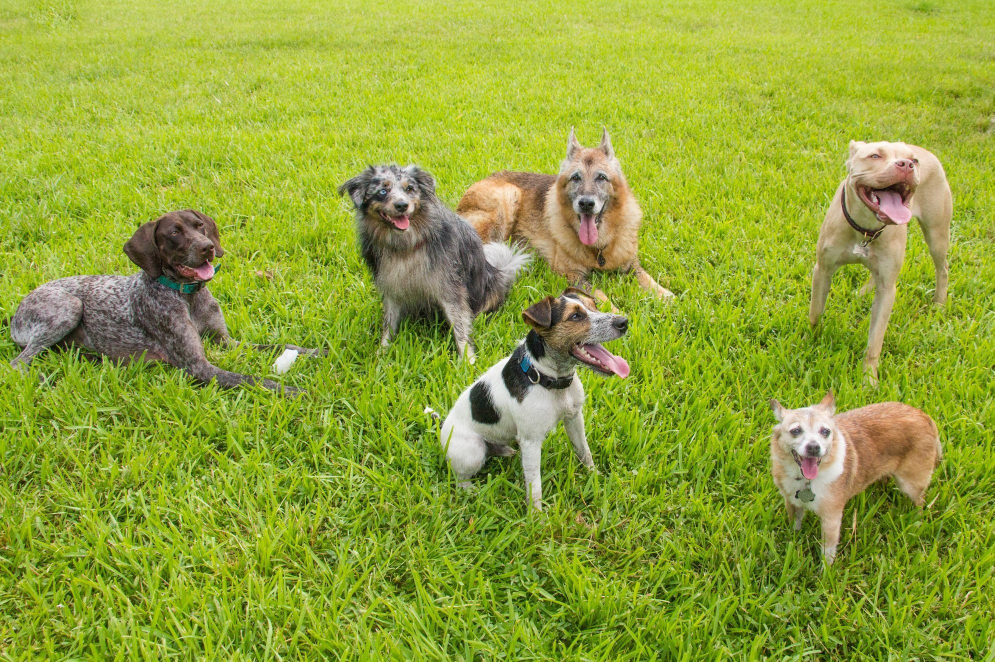
#> input picture images/dogs.jpg, 1989 x 1324 px (shown at 1/2 size)
$ jupyter execute ta3.ipynb
#> lines starting #> are read from the running program, lines starting #| are printed output that depends on the picture; after the words box and inside, x2 and y2 are one past the last pixel; in counts of white or black regions, pixels touching at a corner belong together
# TA3 - Identificação de objetos na imagem com Backprojection

### O uso do Backprojection para a identificação de objetos na cena pode ser útil dependendo do contexto da imagem. Quando as cores no objeto buscado ou no background são uniformes, além de ambos possuírem clara distinção de cores, é possível identificá-lo. Há duas formas de fazer isso:
* Selecionar uma região do background  como target e usar o resultado do Backprojection como uma máscara invertida.
* Selecionar a região de interesse e usar o resultado como uma máscara.

## 1. Importação de bibliotecas e imagens

[cell 1]
import cv2 as cv
import numpy as np
from matplotlib import pyplot as plt
import glob

[cell 2]
# Imagem dos catioros
dogs = cv.imread('./images/dogs.jpg')
#> dogs is the input picture: shape (1324, 1989, 3); mean B, G, R 55.3, 162.5, 144
dogs = cv.cvtColor(dogs, cv.COLOR_BGR2RGB)
dogs_hsv = cv.cvtColor(dogs, cv.COLOR_BGR2HSV)
#> dogs_hsv: shape (1324, 1989, 3); mean H, S, V 86.3, 172.3, 165.2

roi_dogs = dogs[800:1200,0:400]
roi_dogs_hsv = cv.cvtColor(roi_dogs, cv.COLOR_BGR2HSV)
#> roi_dogs_hsv: shape (400, 400, 3); mean H, S, V 83.2, 200.6, 157.5

# Imagem da estrela do mar
starfish = cv.imread('./images/starfish.jpg')
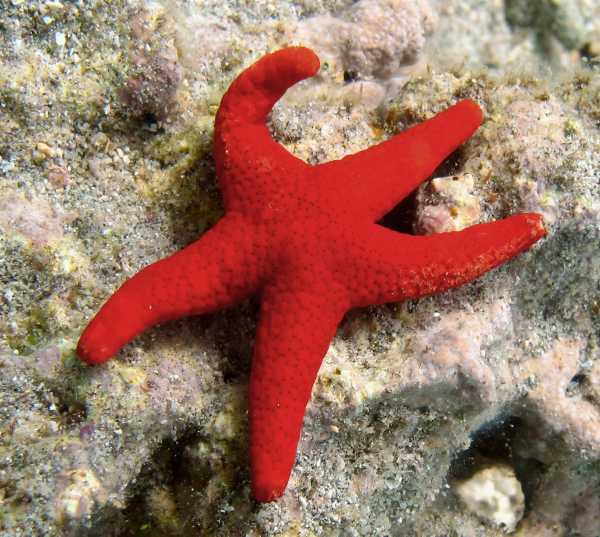
#> input picture images/starfish.jpg, 1200 x 1073 px (shown at 1/2 size)
#> starfish is the input picture: shape (1073, 1200, 3); mean B, G, R 101.2, 117.8, 156
starfish = cv.cvtColor(starfish, cv.COLOR_BGR2RGB)
starfish_hsv = cv.cvtColor(starfish, cv.COLOR_BGR2HSV)
#> starfish_hsv: shape (1073, 1200, 3); mean H, S, V 101.5, 96.1, 157

roi_starfish = starfish[400:600,500:700]
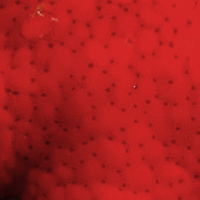
#> roi_starfish: shape (200, 200, 3); mean R, G, B 172.8, 30, 30
roi_starfish_hsv = cv.cvtColor(roi_starfish, cv.COLOR_BGR2HSV)
#> roi_starfish_hsv: shape (200, 200, 3); mean H, S, V 120, 211.8, 172.8

# Imagem da girafa
jacare = cv.imread('./images/jacare.jpg')
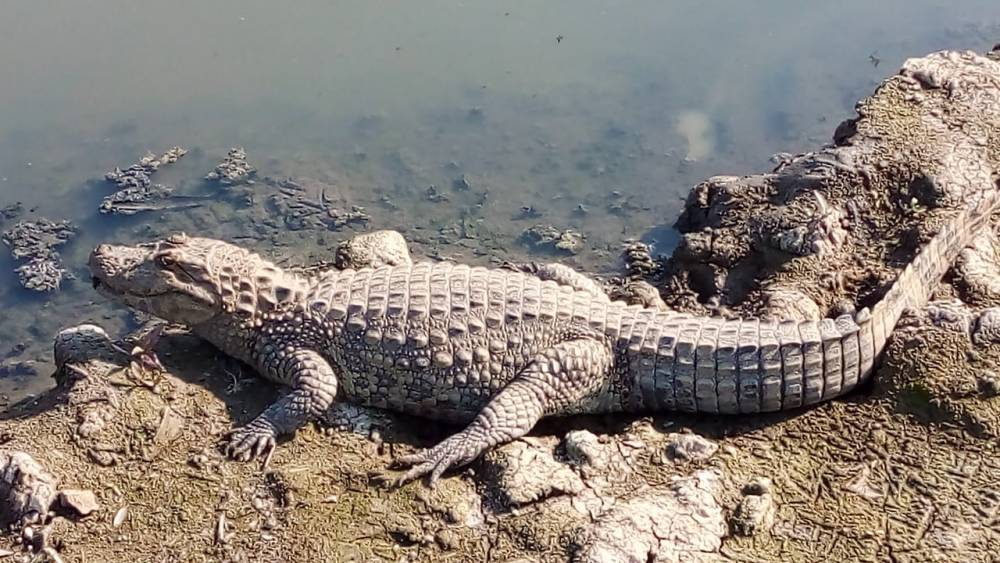
#> input picture images/jacare.jpg, 1000 x 563 px
#> jacare is the input picture: shape (563, 1000, 3); mean B, G, R 121.8, 128, 136
jacare = cv.cvtColor(jacare, cv.COLOR_BGR2RGB)
jacare_hsv = cv.cvtColor(jacare, cv.COLOR_BGR2HSV)
#> jacare_hsv: shape (563, 1000, 3); mean H, S, V 80.6, 51.3, 141.4

roi_jacare = jacare[300:400,300:400]
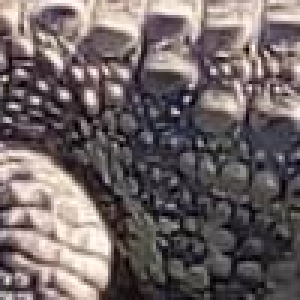
#> roi_jacare: shape (100, 100, 3) (shown 3 times larger); mean R, G, B 111.1, 100.8, 101.2
roi_jacare_hsv = cv.cvtColor(roi_jacare, cv.COLOR_BGR2HSV)
#> roi_jacare_hsv: shape (100, 100, 3); mean H, S, V 124.5, 37.5, 112.3

fig, axes = plt.subplots(3, 2)
axes[0][0].imshow(dogs)
axes[0][1].imshow(roi_dogs)
axes[1][0].imshow(starfish)
axes[1][1].imshow(roi_starfish)
axes[2][0].imshow(jacare)
axes[2][1].imshow(roi_jacare)

## 2. Aplicação do Backprojection no Background

[cell 3]
roi_dogs_hist = cv.calcHist([roi_dogs_hsv], [0,1], None, [180,256], [0, 180, 0, 256])
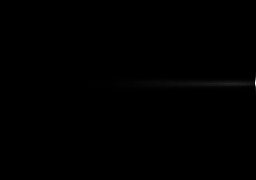
#> roi_dogs_hist: shape (180, 256) float32; min 0, max 2510, mean 3.5; drawn with min black and max white
mask_dogs = cv.calcBackProject([dogs_hsv], [0,1], roi_dogs_hist, [0,180,0,256], 1)
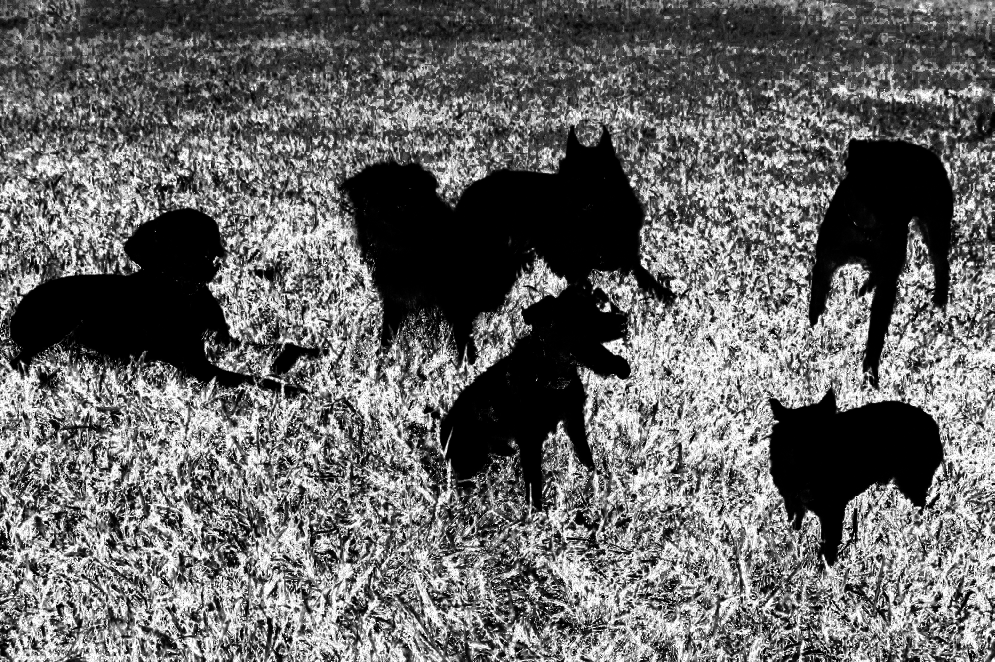
#> mask_dogs: shape (1324, 1989) (shown at 1/2 size); min 0, max 255, mean 102.8
plt.imshow(mask_dogs, 'gray')

### 2.1. Tratamento da máscara

[cell 4]
kernel_dogs = np.ones((29,29), dtype=np.uint8)
opening_dogs = cv.morphologyEx(mask_dogs, cv.MORPH_CLOSE, kernel_dogs)
th, mask_dogs_thresh = cv.threshold(opening_dogs, 50, 255, cv.THRESH_BINARY)
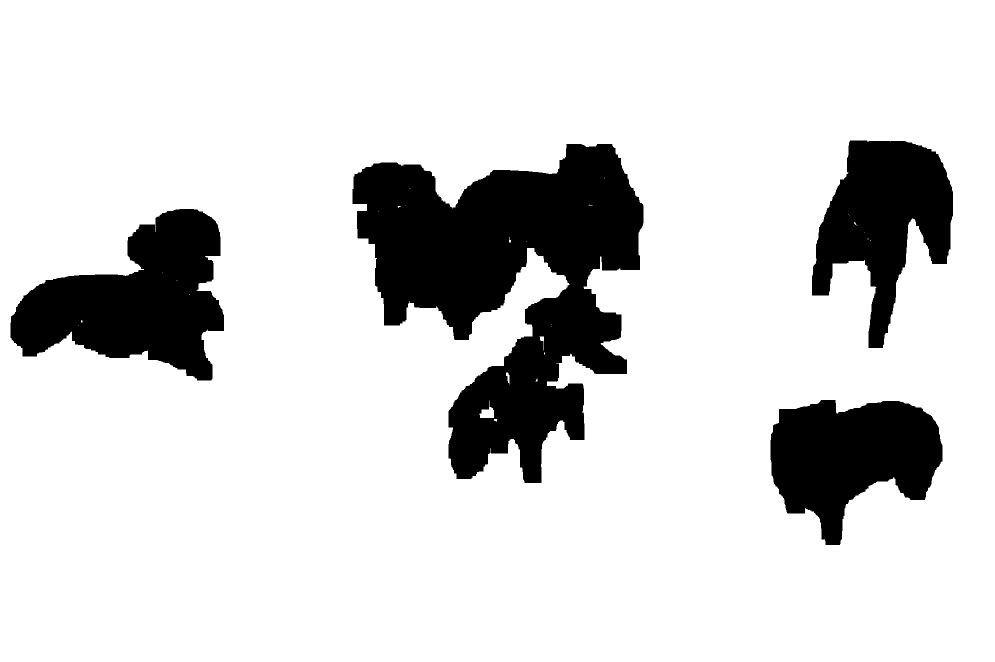
#> mask_dogs_thresh: shape (1324, 1989) (shown at 1/2 size); 84.2% white; 4 black regions, box (x1, y1, x2, y2) and area: (705, 288, 1287, 966) 206418, (21, 418, 448, 761) 82486, (1541, 800, 1885, 1090) 63799, (1624, 281, 1906, 696) 63059
plt.imshow(mask_dogs_thresh, 'gray')

### 2.2. Inversão e aplicação das máscara

[cell 5]
mask_dogs_inverted = cv.bitwise_not(mask_dogs_thresh)
result_dogs = cv.bitwise_and(dogs, dogs, mask= mask_dogs_inverted)
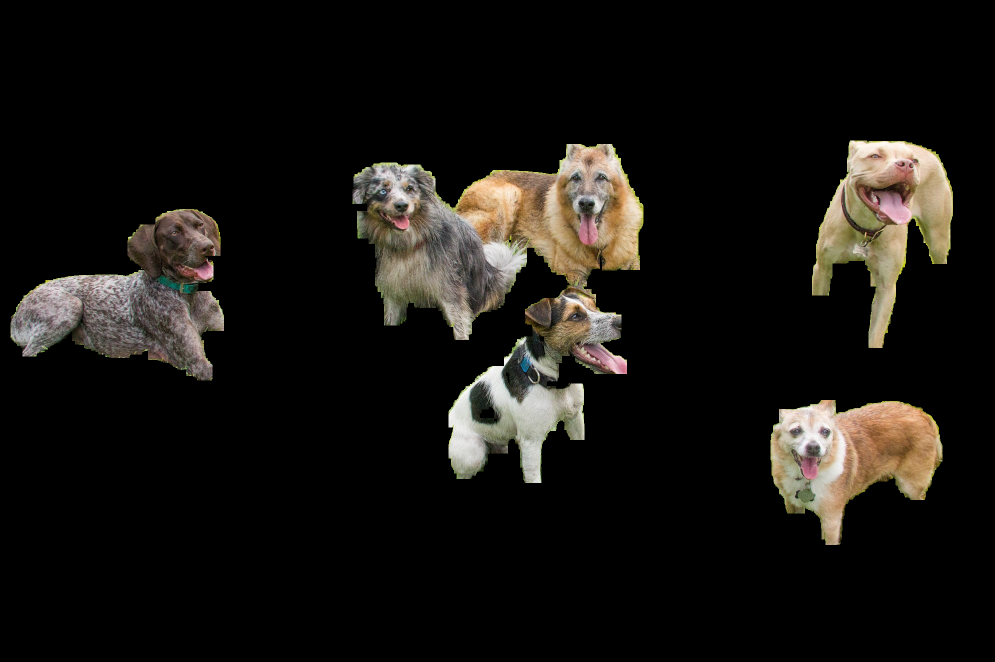
#> result_dogs: shape (1324, 1989, 3) (shown at 1/2 size); mean R, G, B 23.6, 21.2, 17.7
plt.imshow(result_dogs)

## 3. Aplicação do Backprojection no Objeto

[cell 6]
roi_starfish_hist = cv.calcHist([roi_starfish_hsv], [0,1], None, [180,256], [0, 180, 0, 256])
mask_starfish = cv.calcBackProject([starfish_hsv], [0,1], roi_starfish_hist, [0,180,0,256], 1)
plt.imshow(mask_starfish, 'gray')

### 3.1. Tratamento da máscara

[cell 7]
kernel_starfish = np.ones((25,25), dtype=np.uint8)
opening_starfish = cv.morphologyEx(mask_starfish, cv.MORPH_CLOSE, kernel_starfish)
th, mask_starfish_thresh = cv.threshold(opening_starfish, 50, 255, cv.THRESH_BINARY)
#> mask_starfish_thresh: shape (1073, 1200); 20.4% white; 9 white regions (7 under 20 px), largest, box (x1, y1, x2, y2) and area: (156, 113, 1081, 1012) 261682, (342, 911, 360, 958) 338
plt.imshow(mask_starfish_thresh, 'gray')

### 3.2. Aplicação da máscara

[cell 8]
result_starfish = cv.bitwise_and(starfish, starfish, mask=mask_starfish_thresh)
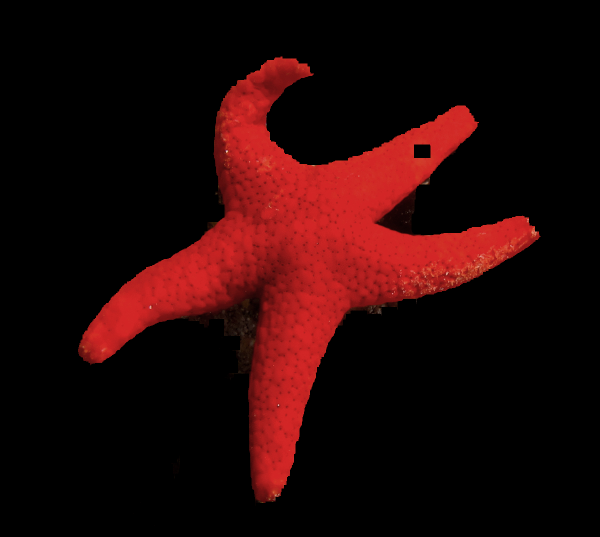
#> result_starfish: shape (1073, 1200, 3) (shown at 1/2 size); mean R, G, B 35.2, 6.6, 6.3
plt.imshow(result_starfish)

## 4. Aplicação de Backprojection no Jacaré (imagem sem uniformidade)

[cell 9]
roi_jacare_hist = cv.calcHist([roi_jacare_hsv], [0,1], None, [180,256], [0, 180, 0, 256])
mask_jacare = cv.calcBackProject([jacare_hsv], [0,1], roi_jacare_hist, [0,180,0,256], 1)
plt.imshow(mask_jacare, 'gray')

### 4.1. Tratamento da máscara

[cell 10]
kernel_jacare = np.ones((25,25), dtype=np.uint8)
opening_jacare = cv.morphologyEx(mask_jacare, cv.MORPH_CLOSE, kernel_jacare)
th, mask_jacare_thresh = cv.threshold(opening_jacare, 10, 255, cv.THRESH_BINARY)
#> mask_jacare_thresh: shape (563, 1000); 38.1% white; 39 white regions (16 under 20 px), largest, box (x1, y1, x2, y2) and area: (0, 49, 1000, 563) 203958, (0, 451, 70, 563) 4777, (0, 224, 62, 288) 1953
plt.imshow(mask_jacare_thresh, 'gray')

### 4.2. Aplicação da máscara

[cell 11]
result_jacare = cv.bitwise_and(jacare, jacare, mask=mask_jacare_thresh)
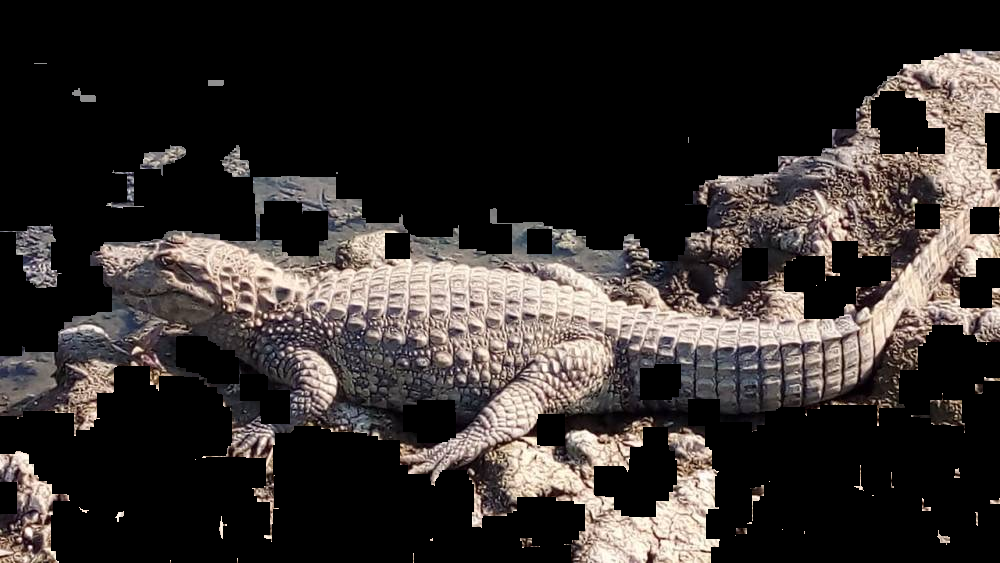
#> result_jacare: shape (563, 1000, 3); mean R, G, B 52.2, 47, 45
plt.imshow(result_jacare)

### Salva imagens

[cell 12]
cv.imwrite('./overleaf/dogs.jpg', cv.cvtColor(dogs, cv.COLOR_RGB2BGR))
cv.imwrite('./overleaf/roi_dogs.jpg', roi_dogs)
cv.imwrite('./overleaf/mask_dogs.jpg', cv.cvtColor(mask_dogs, cv.COLOR_RGB2BGR))
cv.imwrite('./overleaf/mask_dogs_thresh.jpg', cv.cvtColor(mask_dogs_thresh, cv.COLOR_RGB2BGR))
cv.imwrite('./overleaf/dogs_result.jpg', cv.cvtColor(result_dogs, cv.COLOR_RGB2BGR))

cv.imwrite('./overleaf/starfish.jpg', cv.cvtColor(starfish, cv.COLOR_RGB2BGR))
cv.imwrite('./overleaf/roi_starfish.jpg', cv.cvtColor(roi_starfish, cv.COLOR_RGB2BGR))
cv.imwrite('./overleaf/mask_starfish.jpg', cv.cvtColor(mask_starfish, cv.COLOR_RGB2BGR))
cv.imwrite('./overleaf/mask_starfish_thresh.jpg', cv.cvtColor(mask_starfish_thresh, cv.COLOR_RGB2BGR))
cv.imwrite('./overleaf/starfish_result.jpg', cv.cvtColor(result_starfish, cv.COLOR_RGB2BGR))


cv.imwrite('./overleaf/jacare.jpg', cv.cvtColor(jacare, cv.COLOR_RGB2BGR))
cv.imwrite('./overleaf/roi_jacare.jpg', cv.cvtColor(roi_jacare, cv.COLOR_RGB2BGR))
cv.imwrite('./overleaf/mask_jacare.jpg', cv.cvtColor(mask_jacare, cv.COLOR_RGB2BGR))
cv.imwrite('./overleaf/mask_jacare_thresh.jpg', cv.cvtColor(mask_jacare_thresh, cv.COLOR_RGB2BGR))
cv.imwrite('./overleaf/jacare_result.jpg', cv.cvtColor(result_jacare, cv.COLOR_RGB2BGR))
#> Out = True

[cell 13]
cv.imwrite('./overleaf/roi_dogs.jpg', cv.cvtColor(roi_dogs, cv.COLOR_RGB2BGR))
#> Out = True
